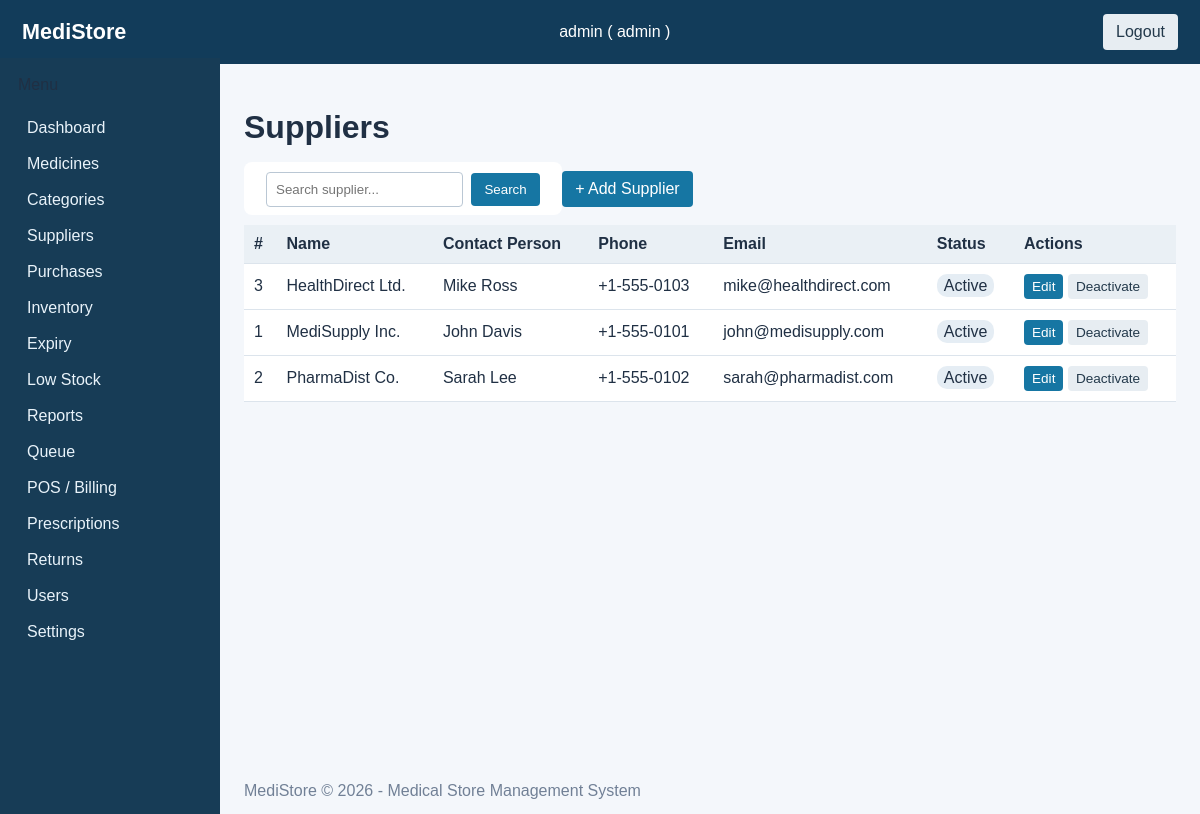
Page /suppliers/list.php (signed in) on the committed database.
### tables this page shows
CREATE TABLE suppliers (
    supplier_id   INT UNSIGNED NOT NULL AUTO_INCREMENT PRIMARY KEY,
    supplier_name VARCHAR(100) NOT NULL UNIQUE,
    contact_person VARCHAR(100),
    phone         VARCHAR(20),
    email         VARCHAR(100),
    address       VARCHAR(255),
    status        ENUM('active','inactive') NOT NULL DEFAULT 'active'
);

### includes/functions.php (called while the page is built, shortened)
<?php
function e(string $value = ''): string {
    return htmlspecialchars($value, ENT_QUOTES | ENT_HTML5, 'UTF-8');
}

### suppliers/list.php (the view, shortened to what this page needs)
<?php
require_once __DIR__ . '/../includes/header.php';
require_once __DIR__ . '/../includes/csrf.php';
$pdo = db();
$search = $_GET['search'] ?? '';
if ($search !== '') {
    $stmt = $pdo->prepare("SELECT * FROM suppliers WHERE supplier_name LIKE ? OR contact_person LIKE ? ORDER BY supplier_name");
    $stmt->execute(['%' . $search . '%', '%' . $search . '%']);
} else {
    $stmt = $pdo->prepare("SELECT * FROM suppliers ORDER BY supplier_name");
    $stmt->execute();
}
$rows = $stmt->fetchAll();
?>
<h1>Suppliers</h1>
<div class="bar">
    <form method="get" action="list.php" style="display:inline;">
        <input type="text" name="search" value="<?php echo e($search); ?>" placeholder="Search supplier...">
        <button type="submit" class="btn">Search</button>
    </form>
    <a class="btn" href="add.php">+ Add Supplier</a>
</div>
<table class="data-table">
    <thead><tr>
        <th>#</th><th>Name</th><th>Contact Person</th><th>Phone</th><th>Email</th><th>Status</th><th>Actions</th>
    </tr></thead>
    <tbody>
    <?php foreach ($rows as $r): ?>
        <tr>
            <td><?php echo (int)$r['supplier_id']; ?></td>
            <td><?php echo e($r['supplier_name']); ?></td>
            <td><?php echo e($r['contact_person'] ?? ''); ?></td>
            <td><?php echo e($r['phone'] ?? ''); ?></td>
            <td><?php echo e($r['email'] ?? ''); ?></td>
            <td><span class="badge status-<?php echo e($r['status']); ?>"><?php echo e(ucfirst($r['status'])); ?></span></td>
            <td>
                <a class="btn small" href="edit.php?id=<?php echo (int)$r['supplier_id']; ?>">Edit</a>
                <a class="btn small ghost" href="toggle.php?id=<?php echo (int)$r['supplier_id']; ?>&status=<?php echo e($r['status'] === 'active' ? 'inactive' : 'active'); ?>" onclick="return confirm('Toggle status?')">
                    <?php echo e($r['status'] === 'active' ? 'Deactivate' : 'Activate'); ?>
                </a>
            </td>
        </tr>
    <?php endforeach; ?>
    </tbody>
</table>
<?php require_once __DIR__ . '/../includes/footer.php'; ?>

### assets/css/style.css (style rules this page uses)
:root { font-family:Arial,sans-serif;color:#203044;background:#f4f7fb }
* { box-sizing:border-box }
body { margin:0 }
table { width:100%;border-collapse:collapse;background:white;margin:14px 0 }
th,td { padding:10px;border-bottom:1px solid #dce4ec;text-align:left }
th { background:#eaf0f5 }
form { background:white;padding:18px;border-radius:8px;margin:12px 0 }
input,select,textarea { padding:9px;border:1px solid #bac7d4;border-radius:4px;margin:4px }
.btn,button { display:inline-block;background:#1676a3;color:white;padding:9px 13px;border:0;border-radius:4px;text-decoration:none;cursor:pointer }
.btn.ghost { background:#e7edf2;color:#23394b }
.btn.small { padding:5px 8px;font-size:.85rem }
.badge,.rx-badge { padding:3px 7px;border-radius:10px;background:#e5edf4 }

### rows in the picture
suppliers: supplier_id "3", supplier_name "HealthDirect Ltd.", contact_person "Mike Ross", phone "+1-555-0103", email "mike@healthdirect.com", status "Active", status "Deactivate"
suppliers: supplier_id "1", supplier_name "MediSupply Inc.", contact_person "John Davis", phone "+1-555-0101", email "john@medisupply.com", status "Active", status "Deactivate"
suppliers: supplier_id "2", supplier_name "PharmaDist Co.", contact_person "Sarah Lee", phone "+1-555-0102", email "sarah@pharmadist.com", status "Active", status "Deactivate"

### other values in the picture
$_SESSION['username'] "admin"
$_SESSION['user_role'] "admin"
$label "Medicines"
$label "Categories"
$label "Suppliers"
$label "Purchases"
$label "Inventory"
$label "Expiry"
$label "Low Stock"
$label "Reports"
$label "Queue"
$label "POS / Billing"
$label "Prescriptions"
$label "Returns"
$label "Users"
